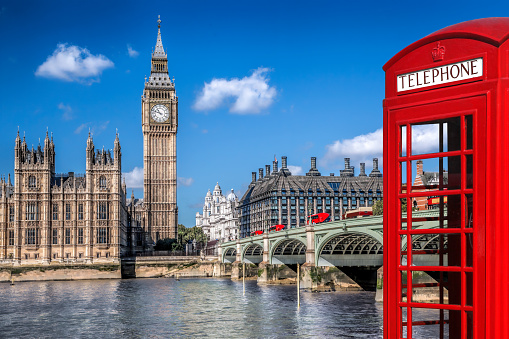
#> input picture Images/img1.jpg, 509 x 339 px
$ python img-transformations.py
#> lines starting #> are read from the running program, lines starting #| are printed output that depends on the picture
import cv2 as cv
import numpy as np
img = cv.imread('Images/img1.jpg')
#> img is the input picture: shape (339, 509, 3); mean B, G, R 132.8, 104.8, 102.1
cv.imshow('image',img)

#translation
def translate(img,x,y):
#> called with x = 100, y = 100
    transMat = np.float32([[1,0,x],[0,1,y]])
    dimensions = (img.shape[1],img.shape[0])
#> dimensions = (509, 339)
    return cv.warpAffine(img,transMat,dimensions)
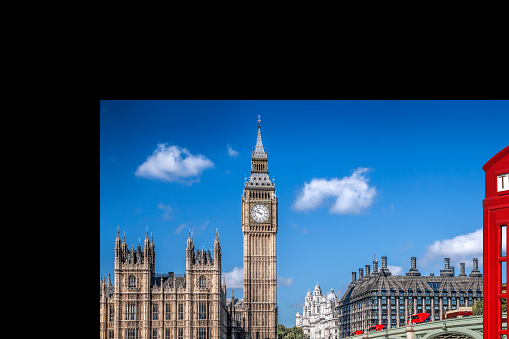
#> returned value: shape (339, 509, 3); mean of channels 0, 1, 2 95.5, 69, 42.1; drawn as B, G, R

translated = translate(img,100,100)
cv.imshow('Translated',translated)


#rotation
def rotate(img,angle,rotPoint=None):
#> called with angle = 45
    (height,width)= img.shape[:2]
#> height = 339; width = 509
    if rotPoint is None:
        rotPoint = (width//2,height//2)
#> rotPoint = (254, 169)
    rotMat= cv.getRotationMatrix2D(rotPoint,angle,1.0)
    dimensions = (width,height)
#> dimensions = (509, 339)
    return cv.warpAffine(img,rotMat,dimensions)
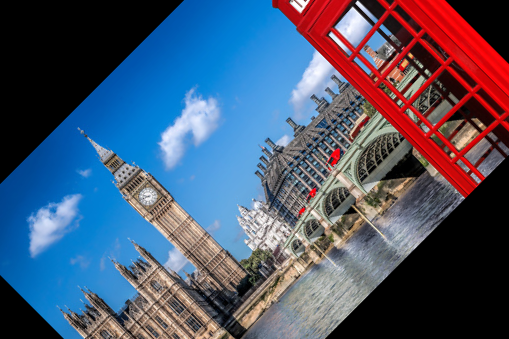
#> returned value: shape (339, 509, 3); mean of channels 0, 1, 2 110.1, 86.1, 74.4; drawn as B, G, R

rotated = rotate(img, 45)
cv.imshow('Rotated', rotated)

#to rotate a rotated image
rotated_rotated = rotate(rotated,45)
#> call 2 of rotate, with angle = 45
#> in rotate (call 2), `return cv.warpAffine(img,rotMat,dimensions)`:
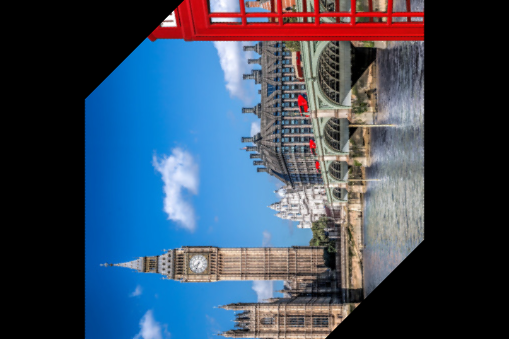
#> returned value: shape (339, 509, 3); mean of channels 0, 1, 2 92.3, 73.1, 58; drawn as B, G, R
cv.imshow('Rotated rotated', rotated_rotated)

#flipping
flip = cv.flip(img,0)
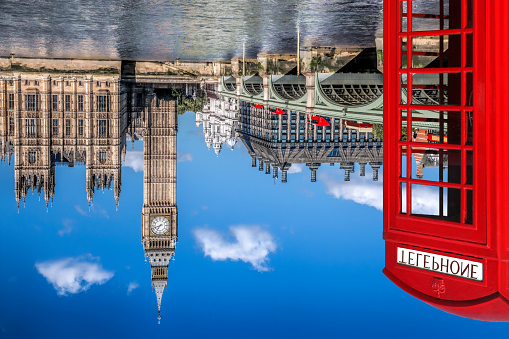
#> flip: shape (339, 509, 3); mean B, G, R 132.8, 104.8, 102.1
cv.imshow('flipped',flip)
cv.waitKey(0)

$ run again, with Images/IMG-20160729-WA0006-1.jpg copied over Images/img1.jpg
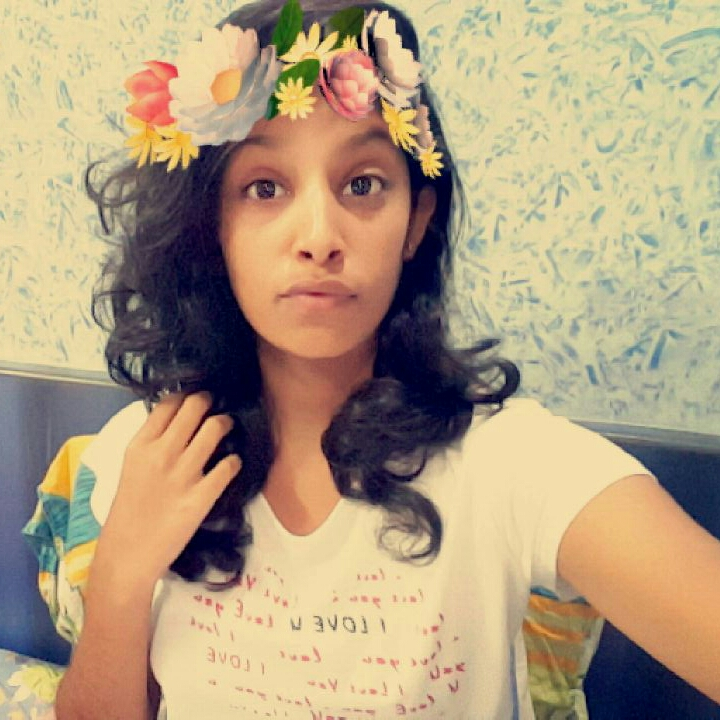
#> input picture Images/IMG-20160729-WA0006-1.jpg, 720 x 720 px
#> img is the input picture: shape (720, 720, 3); mean B, G, R 126.1, 155.1, 175.5
#> in rotate (call 2), `return cv.warpAffine(img,rotMat,dimensions)`:
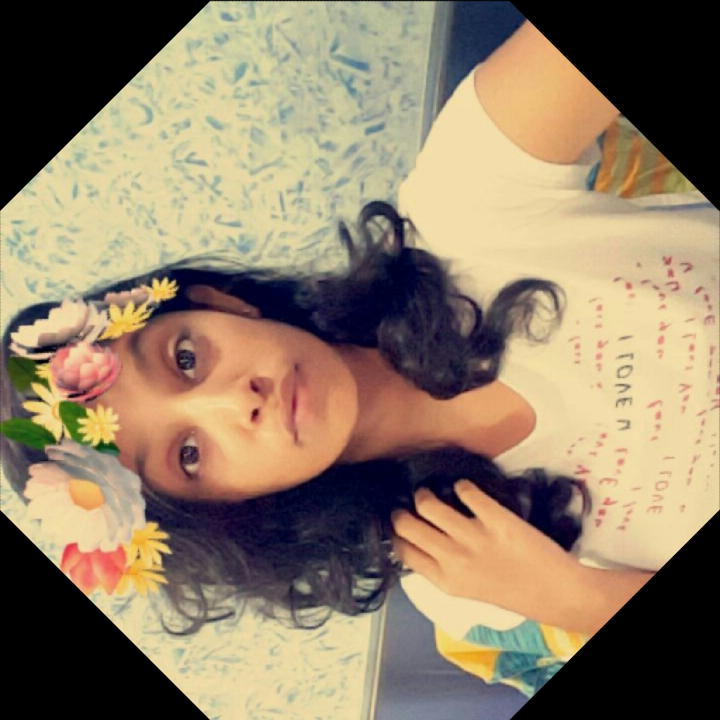
#> returned value: shape (720, 720, 3); mean of channels 0, 1, 2 103.4, 127, 144.6; drawn as B, G, R
#> `flip = cv.flip(img,0)`:
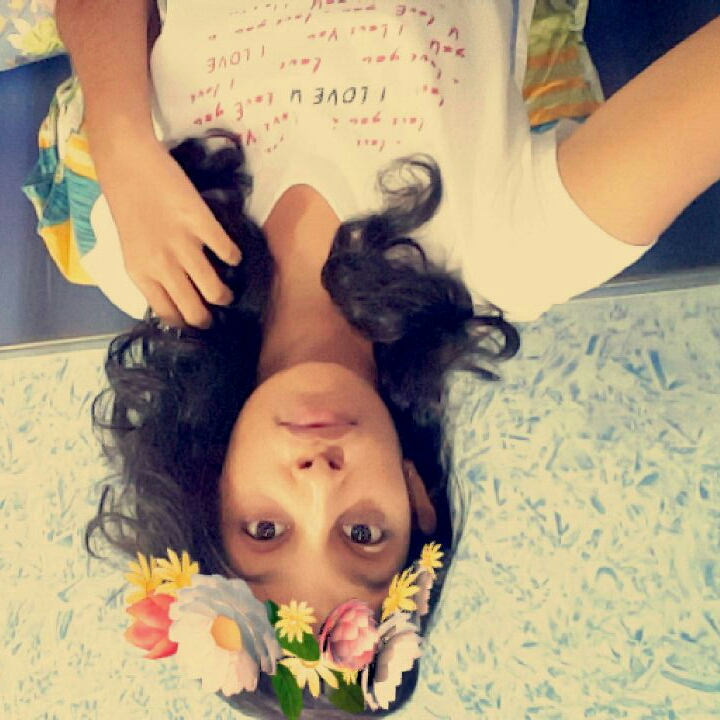
#> flip: shape (720, 720, 3); mean B, G, R 126.1, 155.1, 175.5

$ run again, with Images/IMG-20170716-WA0033.jpg copied over Images/img1.jpg
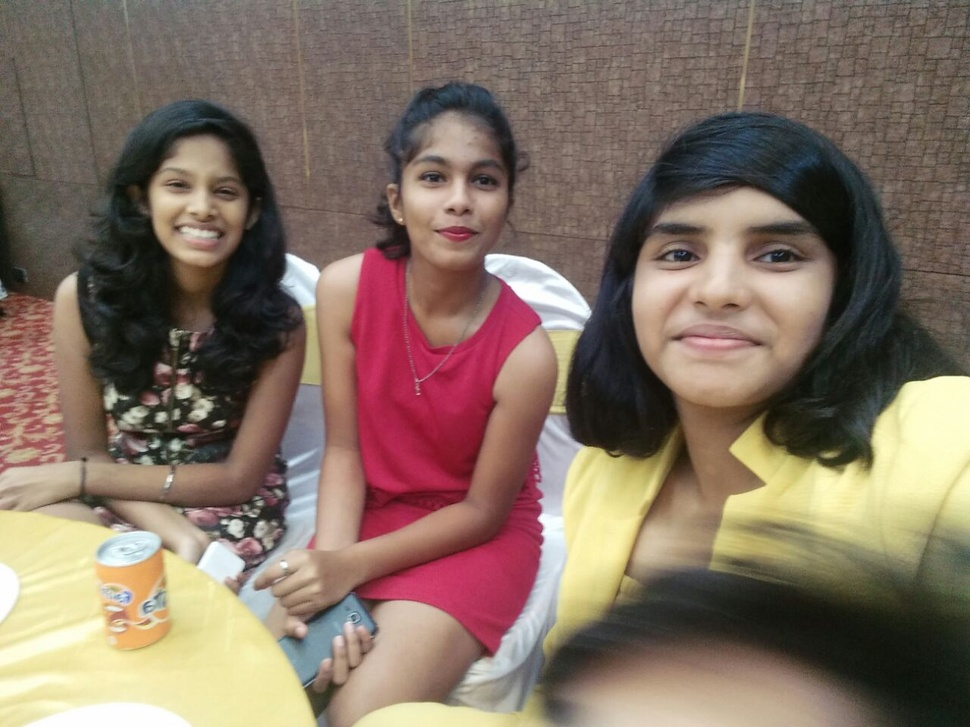
#> input picture Images/IMG-20170716-WA0033.jpg, 970 x 727 px, shrunk from 1280 x 959 before the run
#> img is the input picture: shape (727, 970, 3); mean B, G, R 99.2, 112.8, 131.3
#> in rotate (call 2), `return cv.warpAffine(img,rotMat,dimensions)`:
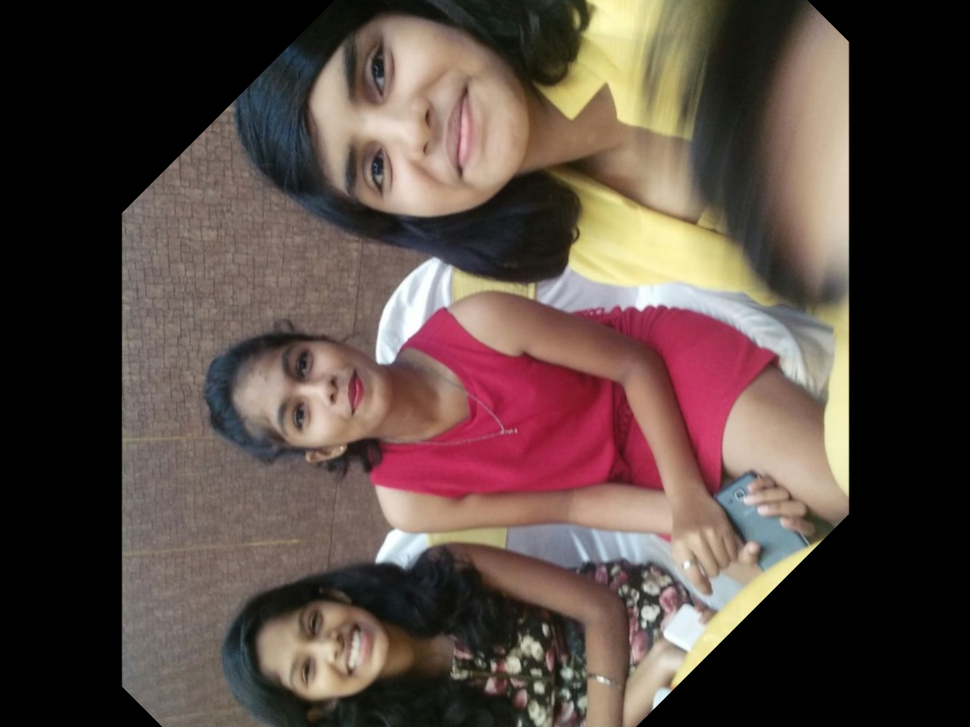
#> returned value: shape (727, 970, 3); mean of channels 0, 1, 2 65.9, 72.3, 88.2; drawn as B, G, R
#> `flip = cv.flip(img,0)`:
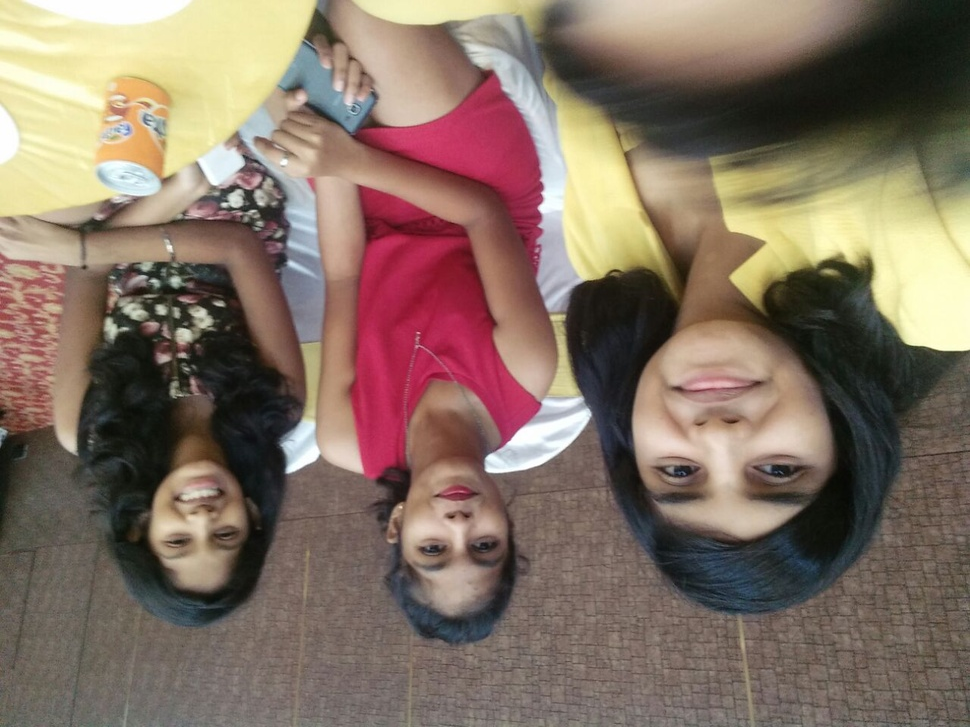
#> flip: shape (727, 970, 3); mean B, G, R 99.2, 112.8, 131.3

$ run again, with Images/group.jpg copied over Images/img1.jpg
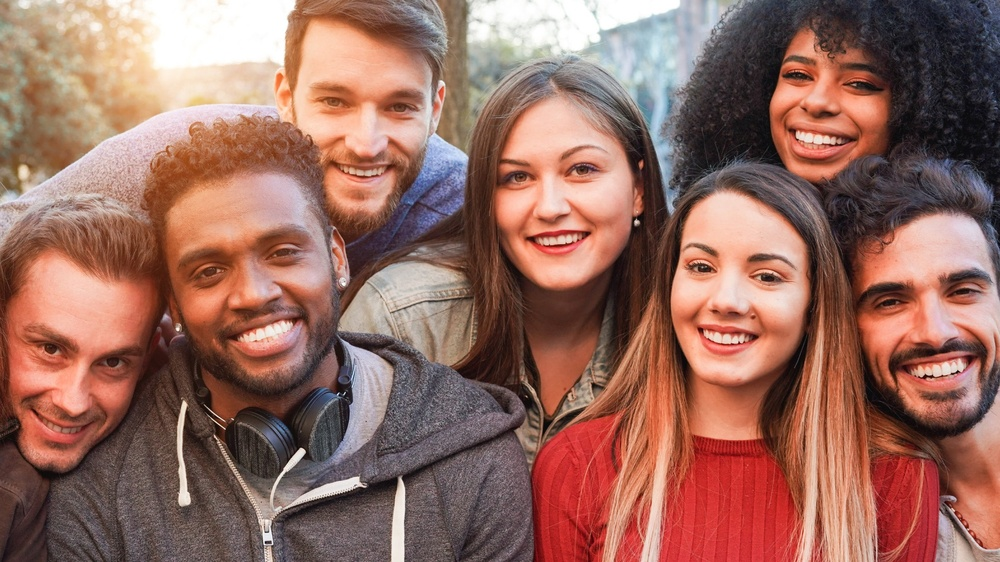
#> input picture Images/group.jpg, 1000 x 562 px, shrunk from 1920 x 1080 before the run
#> img is the input picture: shape (562, 1000, 3); mean B, G, R 96, 107.2, 150.7
#> in rotate (call 2), `return cv.warpAffine(img,rotMat,dimensions)`:
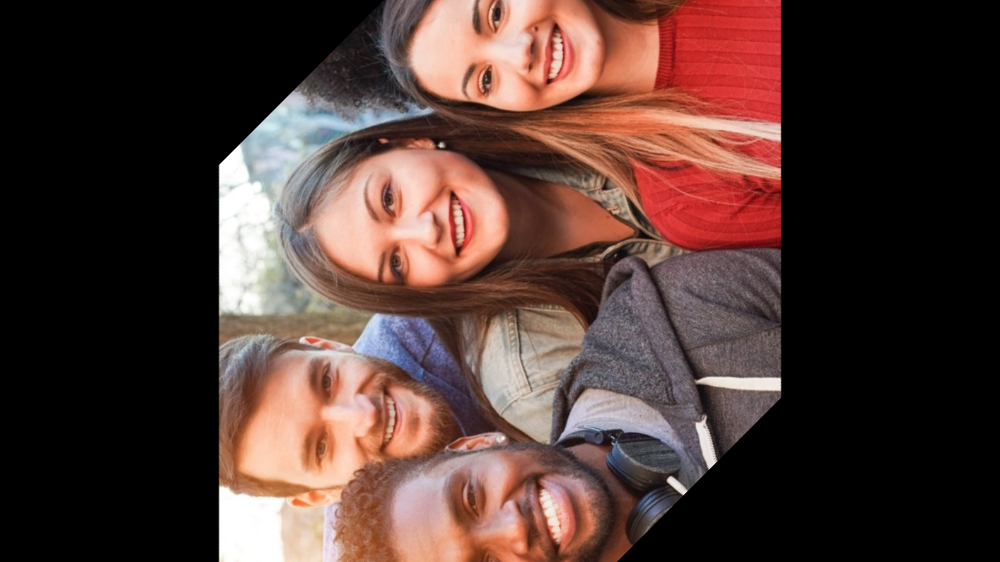
#> returned value: shape (562, 1000, 3); mean of channels 0, 1, 2 52.5, 57.8, 81.2; drawn as B, G, R
#> `flip = cv.flip(img,0)`:
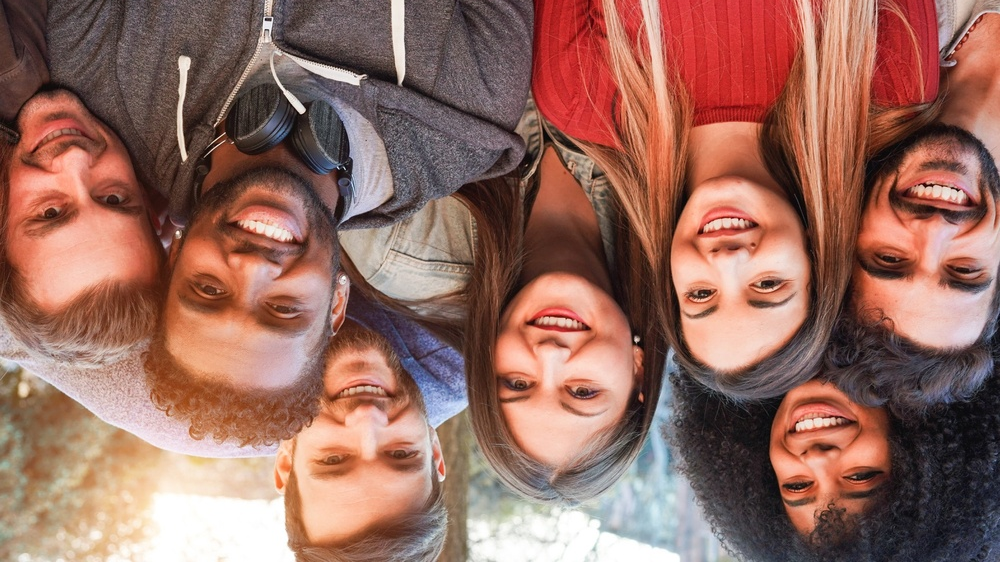
#> flip: shape (562, 1000, 3); mean B, G, R 96, 107.2, 150.7
